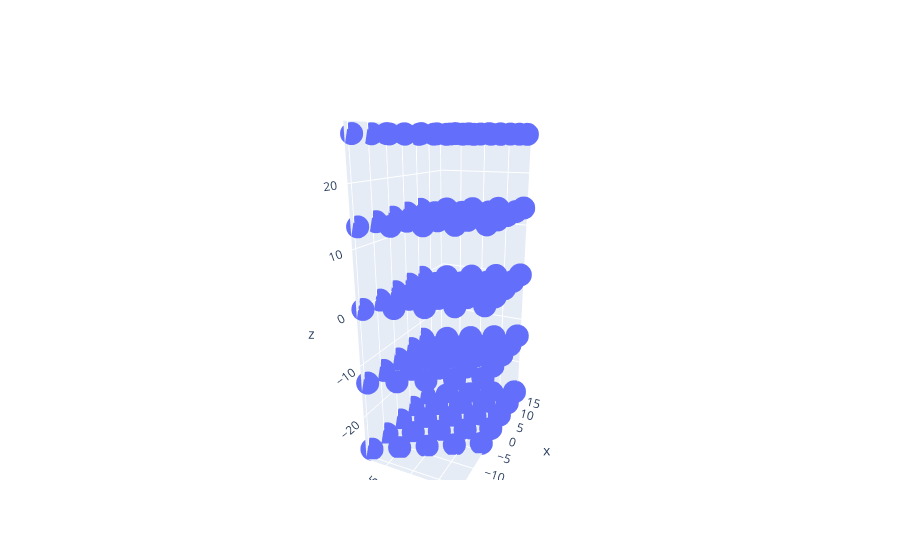

Notebook code cell kept with this figure:
### Code cell
fig = go.Figure()

fig.add_trace( go.Scatter3d(x=xyzs[0], y=xyzs[1], z=xyzs[2], mode="markers"))

x_scale = 1 
y_scale = (xyzs_max[1] - xyzs_min[1]) / (xyzs_max[0] - xyzs_min[0])
z_scale = (xyzs_max[2] - xyzs_min[2]) / (xyzs_max[0] - xyzs_min[0])

fig.update_layout(go.Layout(
    scene=go.layout.Scene(
        aspectmode='manual',
        aspectratio=dict(x=x_scale, y=y_scale, z=z_scale)
    )
))
